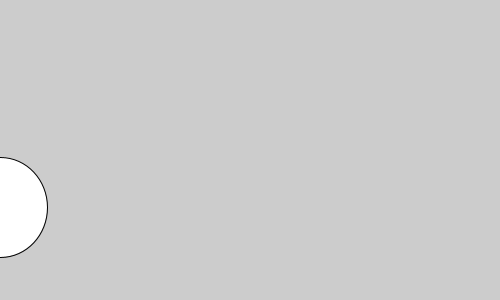
Frame 1 (no input)
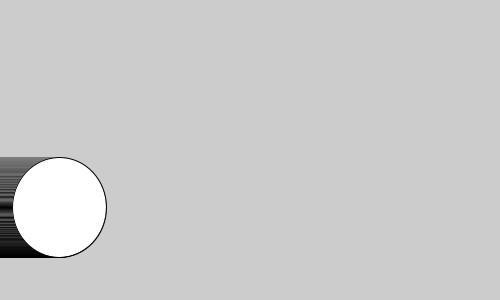
Frame 60 (the mouse pressed at the canvas centre just before this capture)
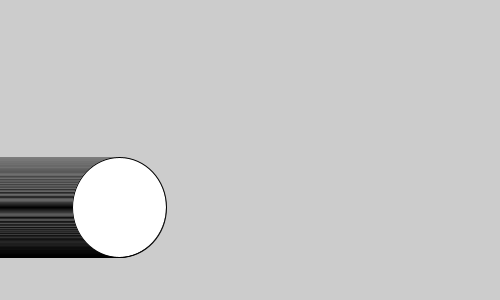
Frame 120 (the mouse held since frame 60 and released just before this capture)

The Processing sketch that drew these frames (run headless with seeded random() and noise(); from frame 60 on, the mouse is pressed at the canvas centre):

// Processing sketch: sample_07_dynamic_mode_drawing_tweak
// ── sample_07_dynamic_mode_drawing_tweak.pde
// variables
int x;
  
void setup() {
  size(500, 300);
  // initialize to ZERO, when it starts.
  x = 0;
}

void draw() {
  //background(255);
  ellipse(x, 207, 94, 100);
  x = x + 1;
}
